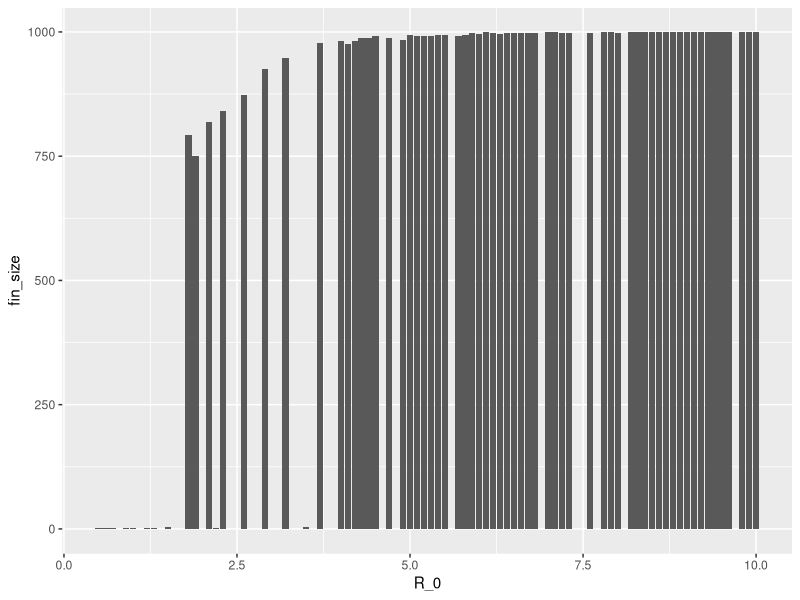

Source code (R):
## ---- chunk 1
knitr::opts_chunk$set(echo = TRUE)
## ---- chunk 2
simSIR.Markov <- function(N, beta, gamma) {

  # initial number of infectives and susceptibles;
  I <- 1
  S <- N-1;

  # recording time;
  t <- 0;
  times <- c(t);

  # a vector which records the type of event (1=infection, 2=removal)
  type <- c(1);

  while (I > 0) {

    # time to next event;
    t <- t + rexp(1, (beta/N)*I*S + gamma*I);
    times <- append(times, t);
    
    if (runif(1) < beta*S/(beta*S + N*gamma)) {
      # infection
      I <- I+1;
      S <- S-1;
      type <- append(type, 1);
    }
    else {
      #removal
      I <- I-1
      type <- append(type, 2);
    }
  }
  
  # record the final size , i.e. the number of initially susceptlbles who 
  # contracted the disease sometime during the epidemic.
  #
  #
  #
  
  # record the times of events (infections/removals) as well as the type
  res <- list("t"=times, "type"=type);
  res
}
## ---- chunk 3
simSIR.Markov.alternative <- function(N, beta, gamma) {

  # initial number of infectives and susceptibles;
  I <- 1
  S <- N-1;

  # recording time;
  t <- 0;
  times <- c(t);

  # a vector which records the type of event (1=infection, 2=removal)
  type <- c(1);

  while (I > 0) {

    ############################################
    # simulate times to the next possible events
    ############################################
    
    # time to next infection
    if (S > 0) {
      t.next.infection <- t +  rexp(1, (beta/N)*I*S)
    }
    else {
      t.next.infection <- Inf;
    }
    
    # time to next removal    
    t.next.removal <- t + rexp(1, gamma*I)


    # check which of the two events happens first
    if (t.next.infection < t.next.removal) {
      # infection occurs
      I <- I+1;
      S <- S-1;
      type <- append(type, 1);
      times <- append(times, t.next.infection);
      t <- t.next.infection
    }
    else {
      #removal occurs
      I <- I-1
      times <- append(times, t.next.removal);
      type <- append(type, 2);
      t <- t.next.removal
    }
  }
  
  # record the final size , i.e. the number of initially susceptlbles who
  # contracted the disease sometime during the epidemic.
  #
  #
  
  # record the times of events (infections/removals) as well as the type
  #
  #
  res <- list("t"=times, "type"=type);
  res
}
## ---- chunk 4
simSIR.Non.Markov.constant <- function(N, beta, k) {

  # initial number of infectives and susceptibles;
  I <- 1
  S <- N-1;

  # recording time;
  t <- 0;
  times <- c(t);

  # create a vector containing the removal times of all the current infectives
  r <- k 

  # a vector which records the type of event (1=infection, 2=removal)
  type <- c(1);
  
  # a counter for labelling the individuals
  lambda <- 1;

  # a vector to store the labels
  labels <- c(1);

  while (I > 0) {

    ############################################
    # simulate times to the next possible events
    ############################################
    
    # time to next infection
    if (S > 0) {
      T  <- rexp(1, (beta/N)*I*S)
    }
    else {
      T <- Inf;
    }

    # time to next removal
    R <- min(r, na.rm=TRUE);
    
    # check which of the two events happens first
    if (t + T < R) {
      # infection occurs
      I <- I+1;
      S <- S-1;
      r <- append(r, t + T + k)
      type <- append(type, 1);
      times <- append(times, t + T);

      lambda <- lambda + 1;
      labels <- append(labels, lambda)
      t <- t + T
    }
    else {
      #removal occurs
      I <- I-1
      type <- append(type, 2);
      index.min.r <- which(min(r, na.rm=TRUE)==r)
      r[index.min.r] <- NA
      labels <- append(labels, index.min.r)
      times <- append(times, R);
      t <- R

      # update the vector of 
    }
  }
  
  # record the final size , i.e. the number of initially susceptlbles who contracted the disease sometime during the epidemic.
  #
  #
  
  # record the times of events (infections/removals) as well as the type
  #
  #
  res <- list("t"=times, "type"=type, "labels" = labels);
  res
}
## ---- chunk 5
simSIR.Non.Markov.gamma <- function(N, beta, gamma, delta) {

  # initial number of infectives and susceptibles;
  I <- 1
  S <- N-1;

  # recording time;
  t <- 0;
  times <- c(t);

  # create a vector containing the removal times of all the current infectives.
  k <- rgamma(1, gamma, delta)
  r <- k 

  # a vector which records the type of event (1=infection, 2=removal)
  type <- c(1);

  # a counter for labelling the individuals
  lambda <- 1;
  
  # a vector to store the labels
  labels <- c(1);

  while (I > 0) {

    ############################################
    # simulate times to the next possible events
    ############################################
    
    # time to next infection
    if (S > 0) {
      T  <- rexp(1, (beta/N)*I*S)
    }
    else {
      T <- Inf;
    }

    # time to next removal
    R <- min(r, na.rm=TRUE);
    
    # check which of the two events happens first
    if (t + T < R) {
      # infection occurs
      I <- I+1;
      S <- S-1;
      k <- rgamma(1, gamma, delta)
      r <- append(r, t + T + k)

      lambda <- lambda + 1;
      labels <- append(labels, lambda)
      type <- append(type, 1);
      times <- append(times, t + T);
      t <- t + T
    }
    else {
      #removal occurs
      I <- I-1
      type <- append(type, 2);
      index.min.r <- which(min(r, na.rm=TRUE)==r)
      r[index.min.r] <- NA
      labels <- append(labels, index.min.r)
      times <- append(times, R);
      t <- R      
    }
  }
  
  # record the final size , i.e. the number of initially susceptlbles who contracted the disease sometime during the epidemic.
  #
  #
  
  # record the times of events (infections/removals) as well as the type
  #
  #
  res <- list("t"=times, "type"=type, "labels"=labels);
  res
}
## ---- chunk 6
simSIR.Markov(N=21, beta = 0.9, gamma = 1)
## ---- chunk 7
library(purrr)
map2(
  .x = c(0.9, 2, 4),
  .y = c(1, 1, 1),
  .f = function(.x, .y){
    print(glue::glue("Beta = {.x}, Gamma = {.y}"))
    simSIR.Markov(N = 21, beta = .x, gamma = .y)
  }
)
## ---- chunk 8
simSIR.Markov <- function(N, beta, gamma) {

  # initial number of infectives and susceptibles;
  I <- 1
  S <- N-1;

  # recording time;
  t <- 0;
  times <- c(t);

  # a vector which records the type of event (1=infection, 2=removal)
  type <- c(1);

  while (I > 0) {

    # time to next event;
    t <- t + rexp(1, (beta/N)*I*S + gamma*I);
    times <- append(times, t);
    
    if (runif(1) < beta*S/(beta*S + N*gamma)) {
      # infection
      I <- I+1;
      S <- S-1;
      type <- append(type, 1);
    }
    else {
      #removal
      I <- I-1
      type <- append(type, 2);
    }
  }
  
  # record the final size , i.e. the number of initially susceptibles who 
  # contracted the disease sometime during the epidemic.
  fin_size = sum(type == 1) - 1
  duration = sum(t)
  
  # record the times of events (infections/removals) as well as the type
  #
  #
  res <- list(
    "t" = times, 
    "type" = type, 
    "fin_size" = fin_size, 
    "duration" = duration
    );
  res
}
## ---- chunk 9
map2(
  .x = c(0.9, 2, 4),
  .y = c(1, 1, 1),
  .f = function(.x, .y){
    print(glue::glue("Beta = {.x}, Gamma = {.y}"))
    simSIR.Markov(N = 21, beta = .x, gamma = .y)
  }
)
## ---- chunk 10
simSIR.Markov.alternative <- function(N, beta, gamma) {

  # initial number of infectives and susceptibles;
  I <- 1
  S <- N-1;

  # recording time;
  t <- 0;
  times <- c(t);

  # a vector which records the type of event (1=infection, 2=removal)
  type <- c(1);

  while (I > 0) {

    ############################################
    # simulate times to the next possible events
    ############################################
    
    # time to next infection
    if (S > 0) {
      t.next.infection <- t +  rexp(1, (beta/N)*I*S)
    }
    else {
      t.next.infection <- Inf;
    }
    
    # time to next removal    
    t.next.removal <- t + rexp(1, gamma*I)


    # check which of the two events happens first
    if (t.next.infection < t.next.removal) {
      # infection occurs
      I <- I+1;
      S <- S-1;
      type <- append(type, 1);
      times <- append(times, t.next.infection);
      t <- t.next.infection
    }
    else {
      #removal occurs
      I <- I-1
      times <- append(times, t.next.removal);
      type <- append(type, 2);
      t <- t.next.removal
    }
  }
  
  # record the final size , i.e. the number of initially susceptibles who 
  # contracted the disease sometime during the epidemic.
  fin_size = sum(type == 1) - 1
  duration = sum(t)
  
  # record the times of events (infections/removals) as well as the type
  #
  #
  res <- list(
    "t" = times, 
    "type" = type, 
    "fin_size" = fin_size, 
    "duration" = duration
    );
  res
}
## ---- chunk 11
map2(
  .x = c(0.9, 2, 4),
  .y = c(1, 1, 1),
  .f = function(.x, .y){
    print(glue::glue("Beta = {.x}, Gamma = {.y}"))
    simSIR.Markov.alternative(N = 21, beta = .x, gamma = .y)
  }
)
## ---- chunk 12
simSIR.Non.Markov.constant <- function(N, beta, k) {

  # initial number of infectives and susceptibles;
  I <- 1
  S <- N-1;

  # recording time;
  t <- 0;
  times <- c(t);

  # create a vector containing the removal times of all the current infectives
  r <- k 

  # a vector which records the type of event (1=infection, 2=removal)
  type <- c(1);
  
  # a counter for labelling the individuals
  lambda <- 1;

  # a vector to store the labels
  labels <- c(1);

  while (I > 0) {

    ############################################
    # simulate times to the next possible events
    ############################################
    
    # time to next infection
    if (S > 0) {
      T  <- rexp(1, (beta/N)*I*S)
    }
    else {
      T <- Inf;
    }

    # time to next removal
    R <- min(r, na.rm=TRUE);
    
    # check which of the two events happens first
    if (t + T < R) {
      # infection occurs
      I <- I+1;
      S <- S-1;
      r <- append(r, t + T + k)
      type <- append(type, 1);
      times <- append(times, t + T);

      lambda <- lambda + 1;
      labels <- append(labels, lambda)
      t <- t + T
    }
    else {
      #removal occurs
      I <- I-1
      type <- append(type, 2);
      index.min.r <- which(min(r, na.rm=TRUE)==r)
      r[index.min.r] <- NA
      labels <- append(labels, index.min.r)
      times <- append(times, R);
      t <- R

      # update the vector of 
    }
  }
  
  # record the final size , i.e. the number of initially susceptibles who 
  # contracted the disease sometime during the epidemic.
  fin_size = sum(type == 1) - 1
  duration = sum(t)
  
  # record the times of events (infections/removals) as well as the type
  #
  #
  res <- list(
    "t" = times, 
    "type" = type, 
    "fin_size" = fin_size, 
    "duration" = duration
    );
  res
}
## ---- chunk 13
map(
  .x = c(0.9, 2, 4),
  .f = function(.x){
    print(glue::glue("Beta = {.x}"))
    simSIR.Non.Markov.constant(N = 21, beta = .x, k = 1)
  }
)
## ---- chunk 14
simSIR.Non.Markov.gamma <- function(N, beta, gamma, delta) {

  # initial number of infectives and susceptibles;
  I <- 1
  S <- N-1;

  # recording time;
  t <- 0;
  times <- c(t);

  # create a vector containing the removal times of all the current infectives.
  k <- rgamma(1, gamma, delta)
  r <- k 

  # a vector which records the type of event (1=infection, 2=removal)
  type <- c(1);

  # a counter for labelling the individuals
  lambda <- 1;
  
  # a vector to store the labels
  labels <- c(1);

  while (I > 0) {

    ############################################
    # simulate times to the next possible events
    ############################################
    
    # time to next infection
    if (S > 0) {
      T  <- rexp(1, (beta/N)*I*S)
    }
    else {
      T <- Inf;
    }

    # time to next removal
    R <- min(r, na.rm=TRUE);
    
    # check which of the two events happens first
    if (t + T < R) {
      # infection occurs
      I <- I+1;
      S <- S-1;
      k <- rgamma(1, gamma, delta)
      r <- append(r, t + T + k)

      lambda <- lambda + 1;
      labels <- append(labels, lambda)
      type <- append(type, 1);
      times <- append(times, t + T);
      t <- t + T
    }
    else {
      #removal occurs
      I <- I-1
      type <- append(type, 2);
      index.min.r <- which(min(r, na.rm=TRUE)==r)
      r[index.min.r] <- NA
      labels <- append(labels, index.min.r)
      times <- append(times, R);
      t <- R      
    }
  }
  
  # record the final size , i.e. the number of initially susceptibles who 
  # contracted the disease sometime during the epidemic.
  fin_size = sum(type == 1) - 1
  duration = sum(t)
  
  # record the times of events (infections/removals) as well as the type
  #
  #
  res <- list(
    "t" = times, 
    "type" = type, 
    "fin_size" = fin_size, 
    "duration" = duration
    );
  res
}
## ---- chunk 15
pmap(
  .l = list(
    beta = c(0.9, 2, 4),
    gamma = c(1, 1, 1),
    delta = c(1, 1, 1)
  ),
  .f = function(beta, gamma, delta){
    print(glue::glue("Beta = {beta}, Gamma = {gamma}, Delta = {delta}"))
    simSIR.Non.Markov.gamma(N = 21, beta = beta, gamma = gamma, delta = delta)
  }
)
## ---- chunk 16
library(ggplot2)
## ---- chunk 17
test <- map_df(
  .x = seq(0.5, 10, by = 0.1),
  .f = function(.x){
    gamma <- 1 / .x
    N <- 1000
    fin_size <- simSIR.Markov.alternative(
        N = N, beta = 1, gamma = gamma
        )$fin_size
    fin_prop = fin_size / N
    
    return(data.frame(
      R_0 = .x,
      N = N,
      fin_size = simSIR.Markov.alternative(
        N = 1000, beta = 1, gamma = gamma
        )$fin_size,
      fin_prop = fin_prop
    ))
  }
)

ggplot(test, aes(x = R_0, y = fin_size)) +
  geom_bar(stat = "identity")
